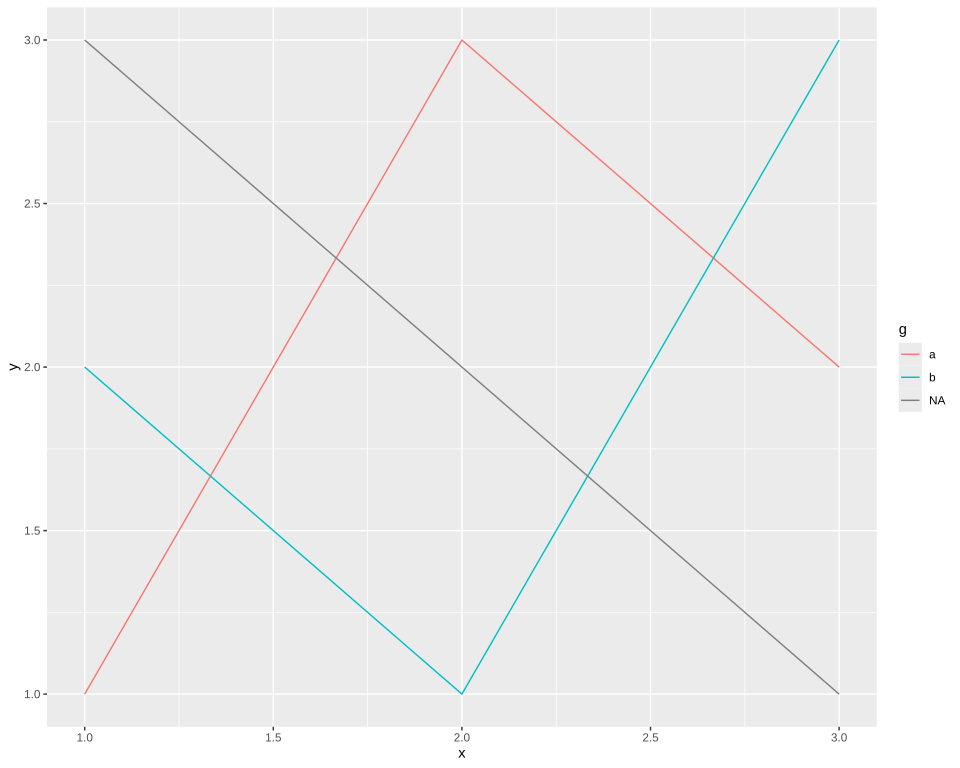

Source code (R):
# The plot test/golden/line_colour_missing.svg draws, drawn by ggplot2 itself, as ggplot2's own
# visual tests draw their snapshots: the independent check on that golden whenever it changes. The
# suite never runs this; it needs R, ggplot2 and vdiffr, saved as the Docker image
# giggly-r:ggplot2-4.0.3. From the repository's root:
#
#   docker run --rm -v "$PWD/test/golden":/golden:ro giggly-r:ggplot2-4.0.3 \
#     Rscript /golden/line_colour_missing.R > line_colour_missing.ggplot2.svg
#
# and compare the two drawings element by element, as test/golden/point.R describes, `<line>`
# elements included.
#
# Three lines grouped by their colour, two in their hues and the one whose colour is missing in
# grey50, its key last and labelled NA, each key a line across it.
#
# First checked with ggplot2 4.0.3 and vdiffr 1.0.9: every element and clip path matches but
# svglite's around the whole drawing, and the one departure is test/golden/point.R's, the x axis
# drawn before the y.

library(ggplot2)

data <- data.frame(
  x = c(1, 2, 3, 1, 2, 3, 1, 2, 3),
  y = c(1, 3, 2, 2, 1, 3, 3, 2, 1),
  g = c("a", "a", "a", "b", "b", "b", NA, NA, NA)
)
plot <- ggplot(data, aes(x, y, colour = g)) + geom_line() + theme_gray()

file <- tempfile(fileext = ".svg")
vdiffr::write_svg(plot, file)
cat(readLines(file), sep = "\n")
